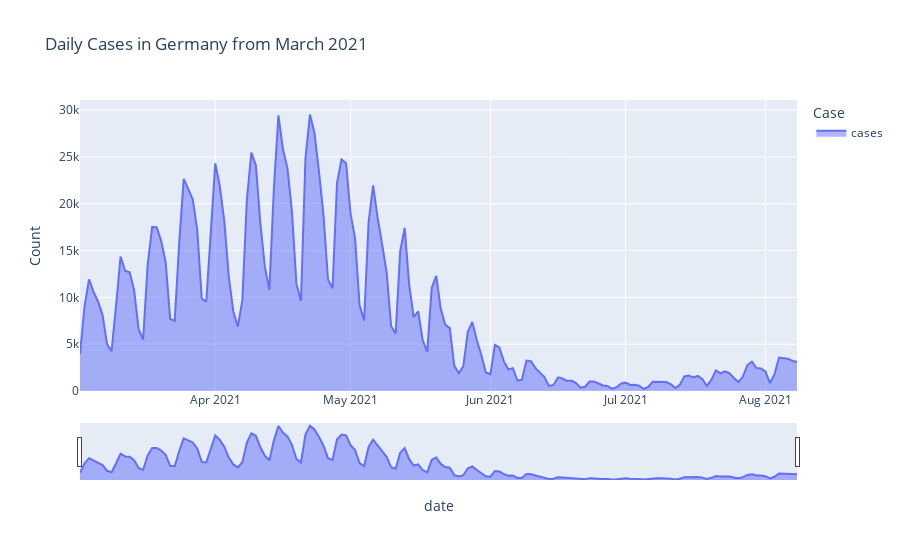

Here is the notebook cell this chart was saved with:
### Markdown cell above
### Plot for visualizing daily cases in Germany

It can be observed from the figure that daily coronavirus have started to increase from the month of July 2021

### Code cell
germany_daily_grp = germany_grp.iloc[1:, :].reset_index()
temp = germany_daily_grp.groupby('date')['cases'].sum().reset_index()
temp = temp.melt(id_vars="date", value_vars=['cases'],
                 var_name='Case', value_name='Count')
temp.head()

fig = px.area(temp, x="date", y="Count", color='Case',
             title='Daily Cases in Germany from March 2021')
fig.update_layout(xaxis_rangeslider_visible=True)
fig.show()

### Figure 1 — Plotly figure (JSON) as saved in the notebook; plotly's stock layout.template omitted (floating-point values rounded to 4 significant figures; data arrays with more than 128 entries replaced by an {"elided": "..."} marker saying what was removed)
{"data": [{"hovertemplate": "Case=cases<br>date=%{x}<br>Count=%{y}<extra></extra>", "legendgroup": "cases", "line": {"color": "#636efa"}, "mode": "lines", "name": "cases", "orientation": "v", "showlegend": true, "stackgroup": "1", "type": "scatter", "x": {"elided": "160 str values"}, "xaxis": "x", "y": {"elided": "160 int values"}, "yaxis": "y"}], "layout": {"legend": {"title": {"text": "Case"}, "tracegroupgap": 0}, "title": {"text": "Daily Cases in Germany from March 2021"}, "xaxis": {"anchor": "y", "domain": [0, 1], "rangeslider": {"visible": true}, "title": {"text": "date"}}, "yaxis": {"anchor": "x", "domain": [0, 1], "title": {"text": "Count"}}}}
